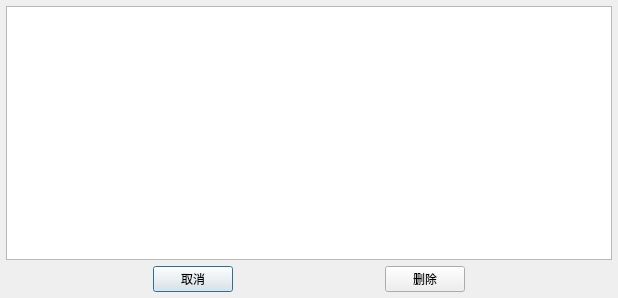
<?xml version="1.0" encoding="UTF-8"?>
<ui version="4.0">
 <class>OBNDeleteProjectInterface</class>
 <widget class="QDialog" name="OBNDeleteProjectInterface">
  <property name="geometry">
   <rect>
    <x>0</x>
    <y>0</y>
    <width>618</width>
    <height>298</height>
   </rect>
  </property>
  <property name="minimumSize">
   <size>
    <width>359</width>
    <height>0</height>
   </size>
  </property>
  <property name="maximumSize">
   <size>
    <width>16777215</width>
    <height>16777215</height>
   </size>
  </property>
  <property name="windowTitle">
   <string>删除工区</string>
  </property>
  <layout class="QGridLayout" name="gridLayout">
   <property name="leftMargin">
    <number>6</number>
   </property>
   <property name="topMargin">
    <number>6</number>
   </property>
   <property name="rightMargin">
    <number>6</number>
   </property>
   <property name="bottomMargin">
    <number>6</number>
   </property>
   <item row="0" column="0">
    <widget class="QTableWidget" name="tableWidget"/>
   </item>
   <item row="1" column="0">
    <layout class="QHBoxLayout" name="horizontalLayout">
     <item>
      <spacer name="horizontalSpacer">
       <property name="orientation">
        <enum>Qt::Horizontal</enum>
       </property>
       <property name="sizeHint" stdset="0">
        <size>
         <width>40</width>
         <height>20</height>
        </size>
       </property>
      </spacer>
     </item>
     <item>
      <widget class="QPushButton" name="pushButtonCancel">
       <property name="text">
        <string>取消</string>
       </property>
      </widget>
     </item>
     <item>
      <spacer name="horizontalSpacer_2">
       <property name="orientation">
        <enum>Qt::Horizontal</enum>
       </property>
       <property name="sizeHint" stdset="0">
        <size>
         <width>40</width>
         <height>20</height>
        </size>
       </property>
      </spacer>
     </item>
     <item>
      <widget class="QPushButton" name="pushButtonDelete">
       <property name="text">
        <string>删除</string>
       </property>
      </widget>
     </item>
     <item>
      <spacer name="horizontalSpacer_3">
       <property name="orientation">
        <enum>Qt::Horizontal</enum>
       </property>
       <property name="sizeHint" stdset="0">
        <size>
         <width>40</width>
         <height>20</height>
        </size>
       </property>
      </spacer>
     </item>
    </layout>
   </item>
  </layout>
 </widget>
 <resources/>
 <connections/>
</ui>
